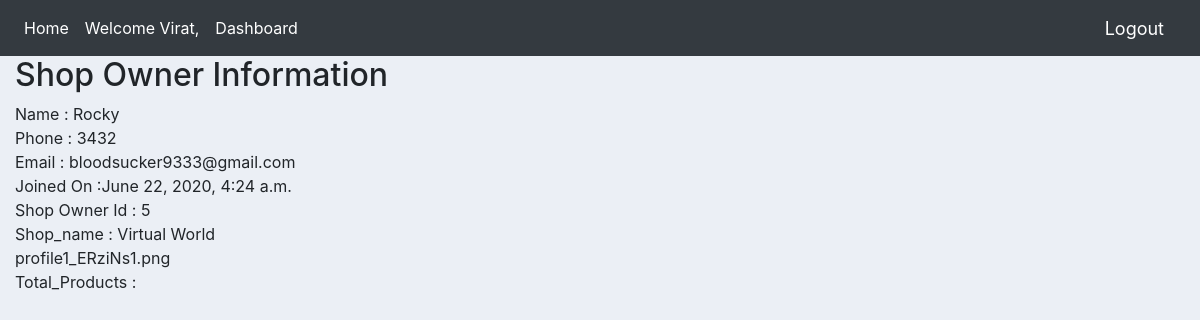
The page /shop_owner_data/5/ (signed in) on the database its author committed.
### ecmsapp/models.py (models this page shows, shortened)
class Shop_Owner(models.Model):
    user = models.OneToOneField(User,null=True,blank=True,on_delete=models.CASCADE)
    name = models.CharField(max_length=128,null=True)
    phone = models.CharField(max_length=20,null=True)
    email = models.EmailField(max_length=128,null=True)
    prfile_pic = models.ImageField(default="profile1.png",null=True,blank=True)
    date_created = models.DateTimeField(auto_now_add=True)

class Shop(models.Model):
    shop_owner = models.ForeignKey(Shop_Owner,null=True,on_delete = models.CASCADE)
    shop_name = models.CharField(max_length=128,null=True)
    shop_id = models.CharField(max_length=128,null=True)
    shop_tag = models.ManyToManyField(Shop_Tag)
    shop_address = models.CharField(max_length=240,null=True)
    date_created = models.DateTimeField(auto_now_add=True)
    shop_picture = models.ImageField(default="shop.jpg",null=True,blank=True)

### ecmsapp/decorators.py (the view)
		def wrapper_func(request, *args, **kwargs):
			group = None
			if request.user.groups.exists():
				group = request.user.groups.all()[0].name
			if group in allowed_roles:
				return view_func(request, *args, **kwargs)
			else:
				return HttpResponse('You are not authorized to view this page')

### ecmsapp/views.py (called while the page is built)
@login_required(login_url='login')
@allowed_users(allowed_roles=['admin','shop owner','Customer'])
def shop_owner_data(request,pk):
    shop_owner_data = Shop_Owner.objects.get(id=pk)
    shops = shop_owner_data.shop_set.all()
    return render(request,'ecmsapp/shop_owner_data.html',{'shop_owner_data':shop_owner_data,'shops':shops})

### ecmsapp/templates/ecmsapp/shop_owner_data.html
{% extends 'ecmsapp/main.html' %}
{% block  content %}
  <h2>Shop Owner Information</h2>
  Name : {{shop_owner_data.name}}<br>
  Phone : {{shop_owner_data.phone}}<br>
  Email : {{shop_owner_data.email}}<br>
  Joined On :{{shop_owner_data.date_created}}<br>
  Shop Owner Id : {{shop_owner_data.id}}<br>
  Shop_name :{% for shop in shops %} {{ shop.shop_name }}  {% endfor %}<br>
  {{shop_owner_data.prfile_pic}}<br>
  Total_Products : {{total_product}}
{% endblock %}

### ecmsapp/templates/ecmsapp/navbar.html (shortened to what this page needs)
<nav class="navbar navbar-expand-lg navbar-dark bg-dark">
  <div class="collapse navbar-collapse" id="navbarNav">
    <ul class="navbar-nav">
      {% if request.user.is_authenticated %}
        <li class="nav-item active">
          <a class="nav-link" href="{% url 'home' %}">Home</a>
        </li>
        {% if user.groups.all.0.name == "admin" %}
          <li class="nav-item active">
            <a class="nav-link" >Welcome Admin,</a>
          </li>
          <li class="nav-item active">
            <a class="nav-link" href="{% url 'all_shops' %}" >All Shops</a>
          </li>
        {% else %}
          <li class="nav-item active">
            <a class="nav-link" >Welcome {{request.user}},</a>
          </li>
        {% endif %}
        {% if user.groups.all.0.name == "shop owner" %}
          <li class="nav-item active">
            <a class="nav-link" href="{% url 'shop_owner' request.user.shop_owner.id %}" >Dashboard</a>
          </li>
        {% endif %}
      {% else %}
        <li class="nav-item active">
          <a class="nav-link" href="{% url 'home' %}">Home</a>
        </li>
      {% endif %}
    </ul>
  </div>
  {% if request.user.is_authenticated %}
    <span ><a  class="hello-msg" href="{% url 'logout' %}">Logout</a></span>
  {% else %}
    <span ><a  class="hello-msg" href="{% url 'login' %}">Login</a></span>
    <span ><a  class="hello-msg" href="{% url 'register' %}">Sign Up</a></span>
  {% endif %}
</nav>

### static/css/main.css (style rules this page uses)
body { background-color: #ebeff5; }
html, body { height: 100%; width: 100%; margin: 0; padding: 0; }

### ecmsapp/templates/ecmsapp/navbar.html (style rules this page uses)
.hello-msg { font-size: 18px; color: #fff; margin-right: 20px; }

### rows shown on the page
Shop_Owner: name "Rocky", phone "3432", email "bloodsucker9333@gmail.com", date_created "June 22, 2020, 4:24 a.m.", id "5", prfile_pic "profile1_ERziNs1.png"
Shop: shop_name "Virtual World"

### other values the page prints
{{ request.user }} "Virat"
